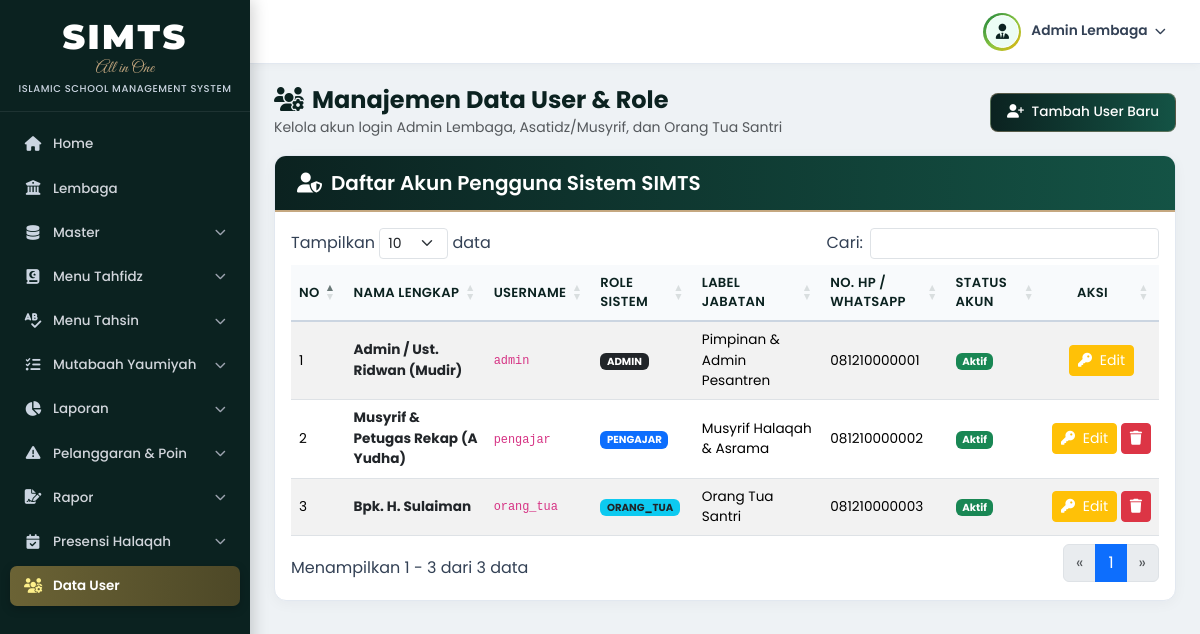
Page /modules/pengaturan/users.php (signed in) on the committed database.
### tables this page shows
CREATE TABLE `users` (
  `id` INT AUTO_INCREMENT PRIMARY KEY,
  `nama_lengkap` VARCHAR(120) NOT NULL,
  `username` VARCHAR(60) NOT NULL UNIQUE,
  `password` VARCHAR(255) NOT NULL,
  `role` ENUM('admin','pengajar','orang_tua') NOT NULL DEFAULT 'orang_tua',
  `jabatan_label` VARCHAR(80) DEFAULT 'Orang Tua Santri',
  `no_hp` VARCHAR(25) DEFAULT NULL,
  `foto` VARCHAR(255) DEFAULT NULL,
  `status_aktif` ENUM('Aktif','Nonaktif') NOT NULL DEFAULT 'Aktif',
  `created_at` TIMESTAMP DEFAULT CURRENT_TIMESTAMP
);

### config/koneksi.php (called while the page is built, shortened)
<?php
function e(?string $str): string
{
    return htmlspecialchars($str ?? '', ENT_QUOTES, 'UTF-8');
}

### modules/pengaturan/users.php (the view, shortened to what this page needs)
<?php
require_once __DIR__ . '/../../config/koneksi.php';
$res_users = mysqli_query($conn, "SELECT * FROM users ORDER BY id ASC");
include __DIR__ . '/../../includes/header.php';
include __DIR__ . '/../../includes/sidebar.php';
?>
<div class="d-flex justify-content-between align-items-center mb-3 flex-wrap gap-2">
    <div>
        <h4 class="fw-bold mb-0" style="color:#0b2220;"><i class="fa-solid fa-users-gear me-2"></i>Manajemen Data User &amp; Role</h4>
        <small class="text-muted">Kelola akun login Admin Lembaga, Asatidz/Musyrif, dan Orang Tua Santri</small>
    </div>
    <button class="btn btn-siata" data-bs-toggle="modal" data-bs-target="#modalTambahUser">
        <i class="fa-solid fa-user-plus me-1"></i> Tambah User Baru
    </button>
</div>
<div class="card-siata">
    <div class="card-header-siata">
        <h5><i class="fa-solid fa-user-shield"></i> Daftar Akun Pengguna Sistem SIMTS</h5>
    </div>
    <div class="p-3 table-responsive">
        <table class="table table-hover table-striped table-siata datatable-siata align-middle w-100">
            <thead>
                <tr>
                    <th>No</th>
                    <th>Nama Lengkap</th>
                    <th>Username</th>
                    <th>Role Sistem</th>
                    <th>Label Jabatan</th>
                    <th>No. HP / WhatsApp</th>
                    <th>Status Akun</th>
                    <th class="text-center">Aksi</th>
                </tr>
            </thead>
            <tbody>
                <?php $no = 1; while ($row = mysqli_fetch_assoc($res_users)): ?>
                <?php
                    $badge_role = match ($row['role']) {
                        'admin'    => 'bg-dark',
                        'pengajar' => 'bg-primary',
                        default    => 'bg-info text-dark'
                    };
                ?>
                <tr>
                    <td><?= $no++ ?></td>
                    <td class="fw-bold text-dark"><?= e($row['nama_lengkap']) ?></td>
                    <td><code><?= e($row['username']) ?></code></td>
                    <td><span class="badge <?= $badge_role ?>"><?= e(strtoupper($row['role'])) ?></span></td>
                    <td><?= e($row['jabatan_label']) ?></td>
                    <td><?= e($row['no_hp'] ?: '-') ?></td>
                    <td>
                        <span class="badge <?= $row['status_aktif'] === 'Aktif' ? 'bg-success' : 'bg-danger' ?>">
                            <?= e($row['status_aktif']) ?>
                        </span>
                    </td>
                    <td class="text-center text-nowrap">
                        <button type="button" class="btn btn-warning btn-sm text-white btn-edit-user"
                                data-user='<?= e(json_encode($row)) ?>'
                                data-bs-toggle="modal" data-bs-target="#modalEditUser" title="Edit / Reset Password">
                            <i class="fa-solid fa-key me-1"></i> Edit
                        </button>
                        <?php if ((int) $row['id'] !== (int) ($_SESSION['user_id'] ?? 0)): ?>
                        <button type="button" class="btn btn-danger btn-sm btn-hapus-user"
                                data-id="<?= (int) $row['id'] ?>"
                                data-nama="<?= e($row['nama_lengkap']) ?>"
                                data-bs-toggle="modal" data-bs-target="#modalHapusUser">
                            <i class="fa-solid fa-trash"></i>
                        </button>
                        <?php endif; ?>
                    </td>
                </tr>
                <?php endwhile; ?>
            </tbody>
        </table>
    </div>
</div>
<?php include __DIR__ . '/../../includes/footer.php'; ?>

### assets/css/style.css (style rules this page uses)
:root { --sidebar-width: 250px; --sidebar-bg: #0b2220; --siata-green-dark: #0b2220; --siata-green-mid: #145345; --sidebar-hover: rgba(255, 255, 255, 0.06); --sidebar-active-gradient: linear-gradient(90deg, #6b6335, #4d4827); --sidebar-gold: #c5a880; --topbar-height: 64px; --content-bg: #eef2f5; }
* { box-sizing: border-box; }
body { margin: 0; font-family: 'Poppins', sans-serif; background-color: var(--content-bg); color: #334155; overflow-x: hidden; }
.card-siata { background: #ffffff; border: 1px solid #e2e8f0; border-radius: 12px; box-shadow: 0 3px 14px rgba(15, 23, 42, 0.04); overflow: hidden; margin-bottom: 22px; }
.card-header-siata { background: linear-gradient(90deg, #0b2220 0%, #145345 100%); color: #ffffff; padding: 15px 22px; display: flex; align-items: center; justify-content: space-between; flex-wrap: wrap; gap: 10px; border-bottom: 2px solid #c5a880; }
.card-header-siata h5, .card-header-siata h6 { margin: 0; font-weight: 600; color: #ffffff; display: flex; align-items: center; gap: 9px; }
.btn-siata { background: linear-gradient(90deg, #0b2220, #145345); color: #ffffff; border: 1px solid rgba(197, 168, 128, 0.4); font-weight: 500; font-size: 0.85rem; border-radius: 8px; padding: 8px 16px; transition: all 0.2s; }
.table-siata thead th { background-color: #f8fafc; color: #0b2220; font-weight: 600; font-size: 0.82rem; text-transform: uppercase; letter-spacing: 0.3px; border-bottom: 2px solid #cbd5e1; vertical-align: middle; }
.table-siata tbody td { font-size: 0.85rem; vertical-align: middle; }

### rows in the picture
users: nama_lengkap "Admin / Ust. Ridwan (Mudir)", username "admin", role "ADMIN", jabatan_label "Pimpinan & Admin Pesantren", no_hp "081210000001", status_aktif "Aktif"
users: nama_lengkap "Musyrif & Petugas Rekap (A Yudha)", username "pengajar", role "PENGAJAR", jabatan_label "Musyrif Halaqah & Asrama", no_hp "081210000002", status_aktif "Aktif"
users: nama_lengkap "Bpk. H. Sulaiman", username "orang_tua", role "ORANG_TUA", jabatan_label "Orang Tua Santri", no_hp "081210000003", status_aktif "Aktif"

### other values in the picture
$topbar_user_label "Admin Lembaga"
